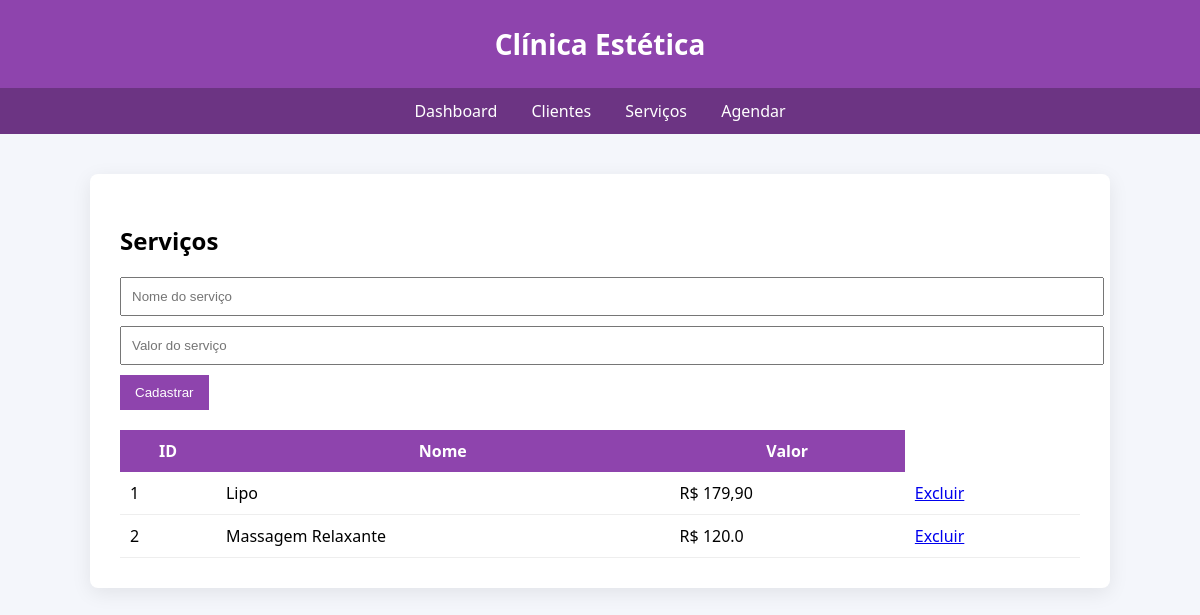
The app's page /servicos with its own data.
### tables this page shows
CREATE TABLE servicos(
        id INTEGER PRIMARY KEY AUTOINCREMENT,
        nome TEXT,
        valor REAL
    );

### app.py (the view, shortened to what this page needs)
@app.route("/servicos", methods=["GET","POST"])
def servicos():
    conn = conectar()
    cursor = conn.cursor()
    cursor.execute("SELECT * FROM servicos")
    servicos = cursor.fetchall()
    conn.close()
    return render_template("servicos.html", servicos=servicos)

### app.py (called while the page is built)
def conectar():
    return sqlite3.connect("clinica.db")

### templates/servicos.html
{% extends "base.html" %}
{% block content %}
<h2>Serviços</h2>
<form method="POST">
<input name="nome" placeholder="Nome do serviço">
<input type="number" step="0.01" name="valor" placeholder="Valor do serviço">
<button type="submit">Cadastrar</button>
</form>
<table>
<tr>
<th>ID</th>
<th>Nome</th>
<th>Valor</th>
</tr>
{% for s in servicos %}
<tr>
<td>{{ s[0] }}</td>
<td>{{ s[1] }}</td>
<td>R$ {{ s[2] }}</td>
<td>
<a href="/excluir_servico/{{ s[0] }}">Excluir</a>
</td>
</tr>
{% endfor %}
</table>
{% endblock %}

### static/style.css (style rules this page uses)
body { font-family:Segoe UI; background:#f4f6fb; margin:0; }
table { width:100%; border-collapse:collapse; margin-top:20px; }
th { background:#8e44ad; color:white; padding:10px; }
td { padding:10px; border-bottom:1px solid #eee; }
input,select { padding:10px; margin-bottom:10px; width:100%; }
button { background:#8e44ad; color:white; border:none; padding:10px 15px; cursor:pointer; }

### records on screen
servicos: id "1", nome "Lipo", valor "179,90"
servicos: id "2", nome "Massagem Relaxante", valor "120.0"
